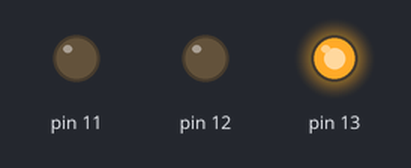
The sketch below on a simulated Arduino Uno, built with avr-gcc and run on an emulated ATmega328P. On the bench: output pins drawn as LEDs (lit = HIGH).

Above: at 2.5 s.
At 6.0 s:
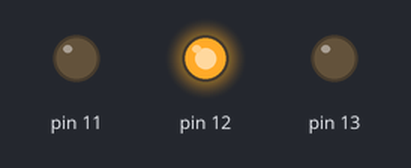
At 8.5 s:
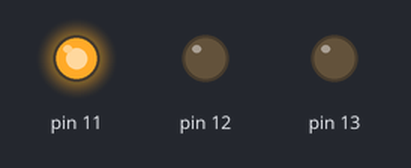
Timing chart, 0 to 13.0 s (numbered marks = the images above):
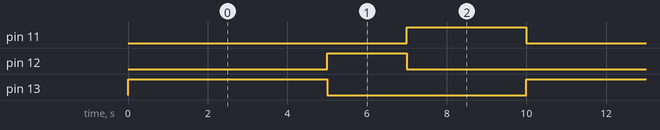

Measured:
- by itself, pin 11: alternates HIGH for 3.0 s and LOW for 7.0 s
- by itself, pin 12: alternates HIGH for 2.0 s and LOW for 8.0 s
- by itself, pin 13: alternates HIGH for 5.0 s and LOW for 5.0 s

The sketch:

piscaLed.ino
```cpp
/*PISCA-LED
PORTA 13, VERDE (5s)
PORTA 12, AMARELO (2s)
PORTA 11, VERMELHO (3s)
PORTA GND, PRETO*/

void setup() {
  pinMode(13, OUTPUT);
  pinMode(12, OUTPUT);
  pinMode(11, OUTPUT);
}

void loop() {

  digitalWrite(13, HIGH);
  delay(5000); // Wait for 5000 millisecond(s)
  digitalWrite(13, LOW);
  digitalWrite(12, HIGH);
  delay(2000); // Wait for 2000 millisecond(s)
  digitalWrite(12, LOW);
  digitalWrite(11, HIGH);
  delay(3000); // Wait for 3000 millisecond(s)
  digitalWrite(11, LOW);
}
```
